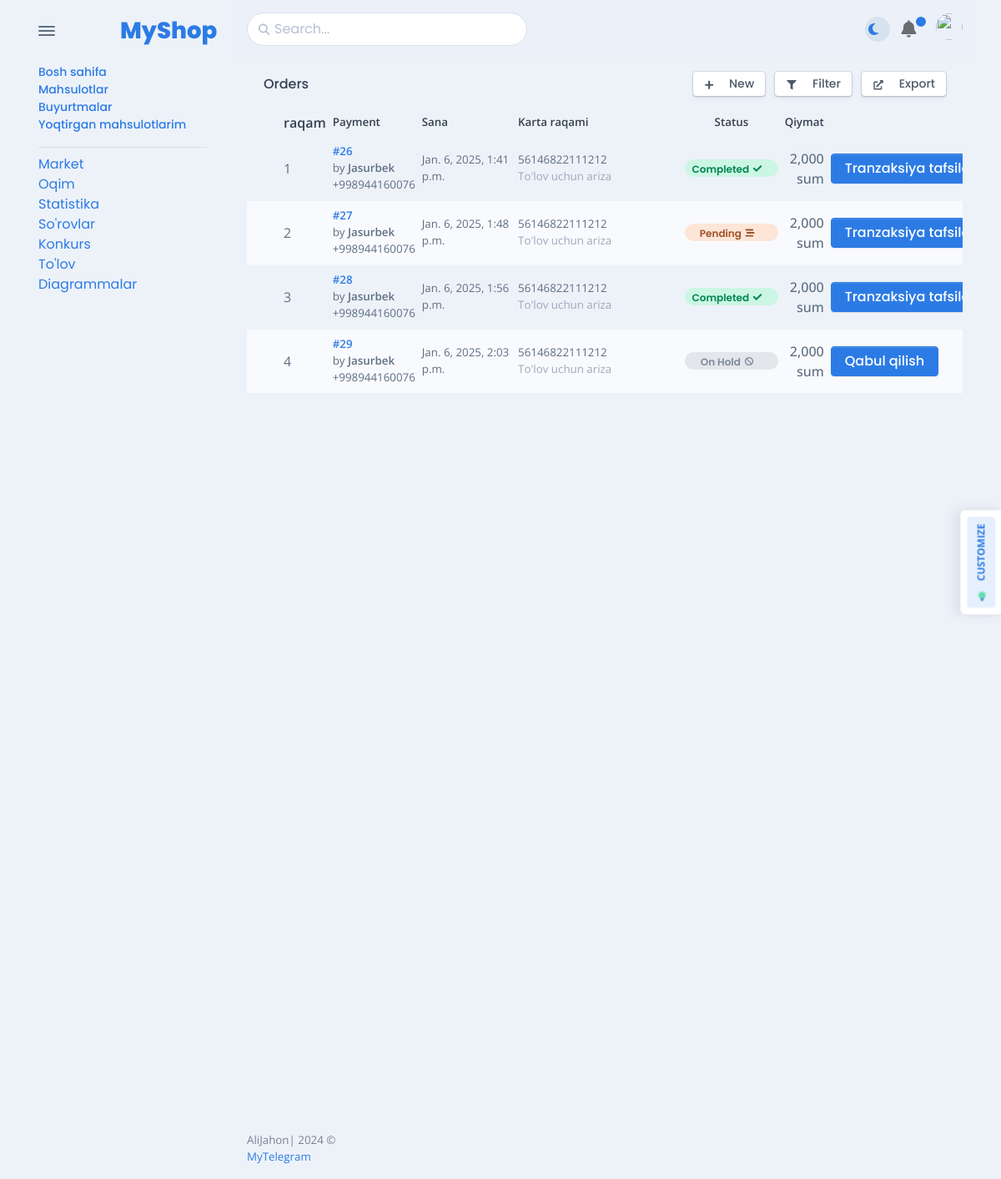
The page /questions-for-paymant on the database its author committed.
### apps/models.py (models this page shows)
class Payment(Model):
    class StatusChoices(TextChoices):
        in_progress='in_progress','In Progress'
        accepted='accepted','Accepted'
        canceled='canceled','Canceled'
        completed='completed','Completed'
    receiver = ForeignKey(User, on_delete=CASCADE, related_name='receiver')
    amount = DecimalField(max_digits=10, decimal_places=2)
    payment_method = CharField(
        max_length=10, default='money'
    )
    status=CharField(max_length=50, choices=StatusChoices.choices,default=StatusChoices.in_progress)
    message = TextField(null=True)
    card_number = CharField(max_length=50)
    created_at = DateTimeField(auto_now_add=True)
    check_image=ImageField(upload_to='transactions/',null=True)

class User(AbstractUser):
    class RoleChoices(TextChoices):
        user='user',"User"
        operator='operator',"Operator"
        super_admin='super_admin',"Super admin"
    phone_number = CharField(max_length=20, unique=True)
    objects = CustomUserManager()
    USERNAME_FIELD = 'phone_number'
    username = None
    bio = TextField(blank=True, null=True)
    address = CharField(max_length=200, blank=True, null=True)
    telegram_id = CharField(max_length=20, blank=True, null=True)
    balance = SmallIntegerField(default=0)
    role = CharField(max_length=20,choices=RoleChoices.choices, default=RoleChoices.user)
    district = ForeignKey('apps.District', on_delete=SET_NULL, null=True, related_name='users')

### apps/views.py (the view)
# urls.py: path('questions-for-paymant',views.OperatorPayment.as_view(), name='questions_for_paymant'),
class OperatorPayment(ListView):
    model=Payment
    template_name = 'apps/operator/questions-for-payment.html'
    context_object_name = 'payments'
    def get_context_data(self, *args, **kwargs):
        data = super().get_context_data(**kwargs)
        data['wishlist_count']=Wishlist.objects.filter(user_id=self.request.user.id).count()
        return data

### templates/apps/operator/questions-for-payment.html (shortened to what this page needs)
{% extends 'apps/base_include/base.html' %}
{% load humanize %}
{% block main %}
    <div class="card-header">
        <div class="row flex-between-center">
            <div class="col-4 col-sm-auto d-flex align-items-center pe-0">
                <h5 class="fs-0 mb-0 text-nowrap py-2 py-xl-0">Orders</h5>
            </div>
            <div class="col-8 col-sm-auto ms-auto text-end ps-0">
                <div id="orders-actions">
                    <button class="btn btn-falcon-default btn-sm" type="button">
                        <span
                            class="d-none d-sm-inline-block ms-1">New</span></button>
                    <button class="btn btn-falcon-default btn-sm mx-2" type="button">
                        <span
                            class="d-none d-sm-inline-block ms-1">Filter</span></button>
                    <button class="btn btn-falcon-default btn-sm" type="button">
                        <span
                            class="d-none d-sm-inline-block ms-1">Export</span></button>
                </div>
            </div>
        </div>
    </div>
    <div class="card-body p-0">
        <div class="table-responsive scrollbar">
            <table class="table table-sm table-striped fs--1 mb-0 overflow-hidden">
                <thead class="bg-200 text-900">
                <tr>
                    <th>
                        <div class="form-check fs-0 mb-0 d-flex align-items-center">
                            raqam
                        </div>
                    </th>
                    <th class="sort pe-1 align-middle white-space-nowrap" data-sort="order">Payment</th>
                    <th class="sort pe-1 align-middle white-space-nowrap pe-7" data-sort="date">Sana</th>
                    <th class="sort pe-1 align-middle white-space-nowrap" data-sort="address"
                        style="min-width: 12.5rem;">Karta raqami
                    </th>
                    <th class="sort pe-1 align-middle white-space-nowrap text-center" data-sort="status">Status</th>
                    <th class="sort pe-1 align-middle white-space-nowrap text-end" data-sort="amount">Qiymat</th>
                    <th class="no-sort"></th>
                </tr>
                </thead>
                <tbody class="list" id="table-orders-body">
                {% for payment in payments %}
                    <tr class="btn-reveal-trigger">
                        <td class="align-middle" style="width: 28px;">
                            <div class="form-check fs-0 mb-0 d-flex align-items-center">
                                {{ forloop.counter }}
                            </div>
                        </td>
                        <td class="order py-2 align-middle white-space-nowrap"><a
                                href="{% url 'transaction' payment.pk %}"> <strong>#{{ payment.pk }}</strong></a> by
                            <strong>{{ payment.receiver.first_name }}</strong><br>+998{{ payment.receiver.phone_number }}
                        </td>
                        <td class="date py-2 align-middle">{{ payment.created_at }}</td>
                        <td class="address py-2 align-middle white-space-nowrap">{{ payment.card_number }}
                            <p class="mb-0 text-500">To'lov uchun ariza</p>
                        </td>
                        <td class="status py-2 align-middle text-center fs-0 white-space-nowrap">
                            {% if payment.status == payment.StatusChoices.completed %}
                                <span
                                        class="badge badge rounded-pill d-block badge-soft-success">Completed
                            </span>
                            {% elif payment.status == payment.StatusChoices.in_progress %}
                                <span
                                        class="badge badge rounded-pill d-block badge-soft-secondary">On Hold
                                </span>
                            {% elif payment.status == payment.StatusChoices.canceled %}
                                <span
                                        class="badge badge rounded-pill d-block badge-soft-warning">Pending
                                </span>
                            {% endif %}
                        </td>
                        <td class="amount py-2 align-middle text-end fs-0 fw-medium">{{ payment.amount|floatformat:0|intcomma }} sum</td>
                        <td class="py-2 align-middle white-space-nowrap text-end">
                            <div class=" dropdown font-sans-serif position-static">
                                <a href="{% url 'transaction' payment.pk %}">
                                <button class="btn btn-primary" type="button" >
                                    {% if payment.status == payment.StatusChoices.completed %}
                                    	Tranzaksiya tafsilotlari
                                    {% elif payment.status == payment.StatusChoices.canceled %}
                                    	Tranzaksiya tafsilotlari
                                        {% else %}
                                        Qabul qilish
                                    {% endif %}
                                </button>
                                    </a>
                            </div>
                        </td>
                    </tr>
                {% endfor %}
                </tbody>
            </table>
        </div>
    </div>
{% endblock %}

### templates/apps/base_include/base.html (style rules this page uses)
a { display: flex; align-items: center; text-decoration: none; }
svg { margin-right: 10px; }

### rows shown on the page
Payment: pk "26", receiver.first_name "Jasurbek", receiver.phone_number "944160076", created_at "Jan. 6, 2025, 1:41 p.m.", card_number "56146822111212", status "Completed", amount "2,000"
Payment: pk "27", receiver.first_name "Jasurbek", receiver.phone_number "944160076", created_at "Jan. 6, 2025, 1:48 p.m.", card_number "56146822111212", status "Pending", amount "2,000"
Payment: pk "28", receiver.first_name "Jasurbek", receiver.phone_number "944160076", created_at "Jan. 6, 2025, 1:56 p.m.", card_number "56146822111212", status "Completed", amount "2,000"
Payment: pk "29", receiver.first_name "Jasurbek", receiver.phone_number "944160076", created_at "Jan. 6, 2025, 2:03 p.m.", card_number "56146822111212", status "On Hold", amount "2,000"
